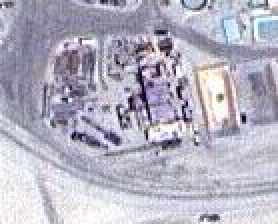
#> input picture semana6/images_land/land0.jpg, 139 x 112 px (shown 2 times larger)
$ python landmarkeje.py
#> lines starting #> are read from the running program, lines starting #| are printed output that depends on the picture
#%%
import numpy as np
import cv2 as cv
import matplotlib.pyplot as plt
import os

# Carpeta donde se encuentran las imágenes
folder = 'images_land'

# Leer las imágenes en escala de grises desde la nueva ubicación
img1 = cv.imread(os.path.join(folder, 'land0.jpg'), cv.IMREAD_GRAYSCALE)  # queryImage
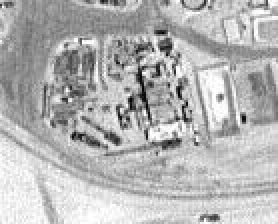
#> img1: shape (112, 139) (shown 2 times larger); min 0, max 255, mean 180.1
img2 = cv.imread(os.path.join(folder, 'src0.jpg'), cv.IMREAD_GRAYSCALE)  # trainImage
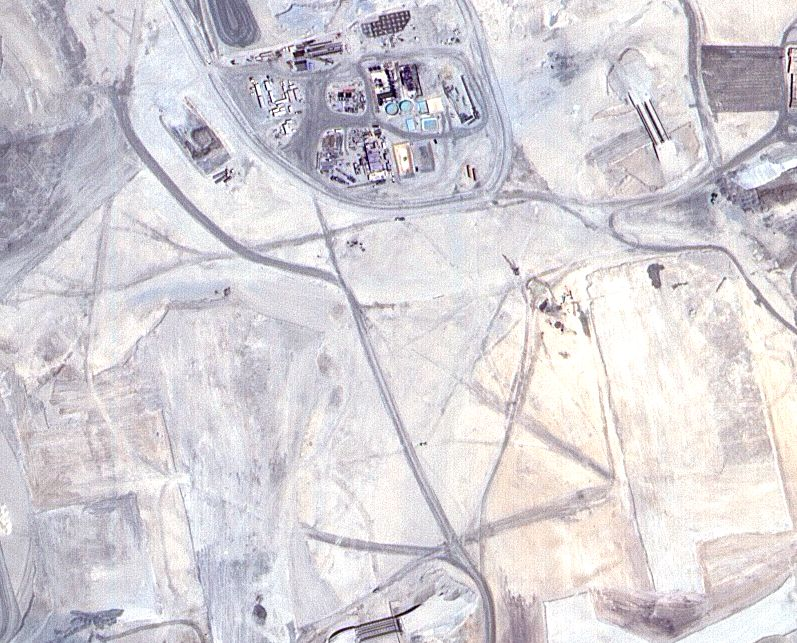
#> input picture semana6/images_land/src0.jpg, 797 x 643 px
#> img2: shape (643, 797); min 0, max 255, mean 211.3

# Iniciar el detector ORB
orb = cv.ORB_create()

# Encontrar los puntos clave y descriptores con ORB
kp1, des1 = orb.detectAndCompute(img1, None)
#> kp1 = 236 keypoints; strongest (x, y, size): (61, 54, 31), (88, 59, 31), (69, 34, 31), (63, 55, 31)
kp2, des2 = orb.detectAndCompute(img2, None)
#> kp2 = 500 keypoints; strongest (x, y, size): (342, 94, 31), (380, 85, 31), (283, 124, 31), (381, 104, 31)

# Crear el objeto BFMatcher
bf = cv.BFMatcher(cv.NORM_HAMMING, crossCheck=True)

# Coincidir descriptores
matches = bf.match(des1, des2)
#> matches = 108 matches

# Ordenar las coincidencias por su distancia
matches = sorted(matches, key=lambda x: x.distance)

# Dibujar las primeras 10 coincidencias
img3 = cv.drawMatches(img1, kp1, img2, kp2, matches[:10], None, flags=cv.DrawMatchesFlags_NOT_DRAW_SINGLE_POINTS)
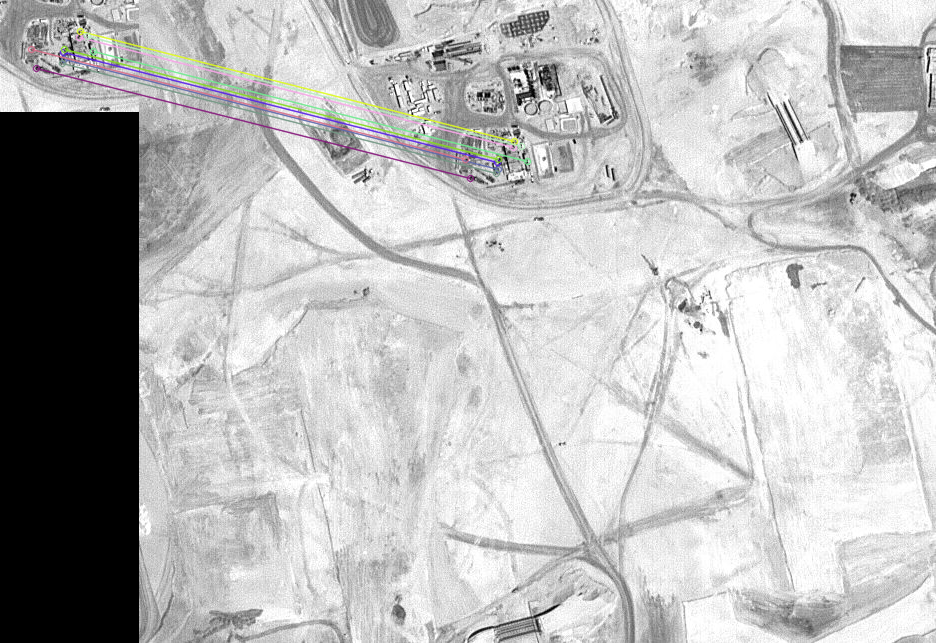
#> img3: shape (643, 936, 3); mean of channels 0, 1, 2 184.1, 184.2, 184.2; drawn as B, G, R

# Obtener las coordenadas de los puntos clave coincidentes
points = np.array([kp2[m.trainIdx].pt for m in matches[:10]]).astype(int)
#> points = [[374, 147], [359, 169], [331, 178], [358, 162], [388, 161], [326, 159], [375, 141], [357, 173], [382, 146], [359, 159]]

# Calcular el rectángulo delimitador
x, y, w, h = cv.boundingRect(points)
#> x = 326; y = 141; w = 63; h = 38

# Dibujar el rectángulo en la imagen de entrenamiento
img2_color = cv.cvtColor(img2, cv.COLOR_GRAY2BGR)
cv.rectangle(img2_color, (x, y), (x + w, y + h), (0, 255, 0), 2)
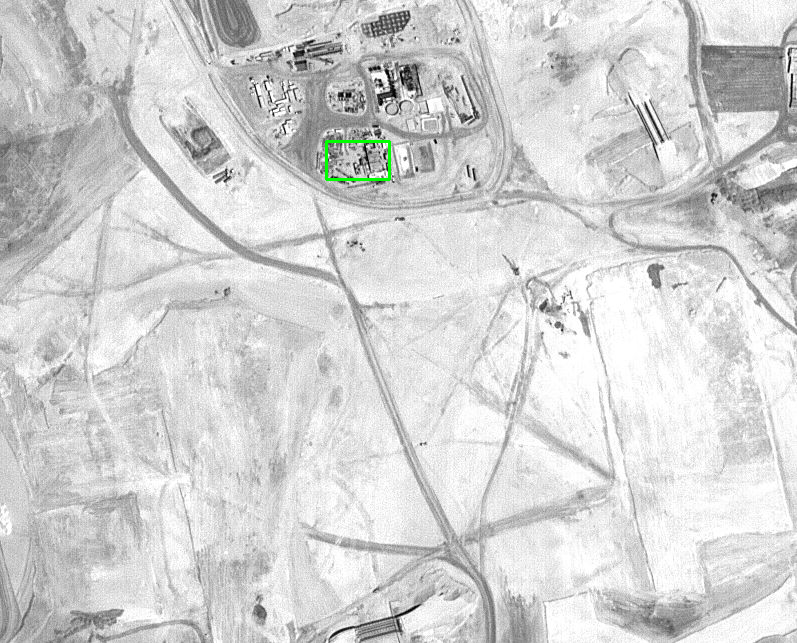
#> img2_color: shape (643, 797, 3); mean B, G, R 211.1, 211.4, 211.1

# Mostrar la imagen resultante con el rectángulo
plt.subplot(1, 2, 1), plt.imshow(img3), plt.title('Coincidencias')
plt.subplot(1, 2, 2), plt.imshow(img2_color), plt.title('Rectángulo')
plt.show()

# %%
